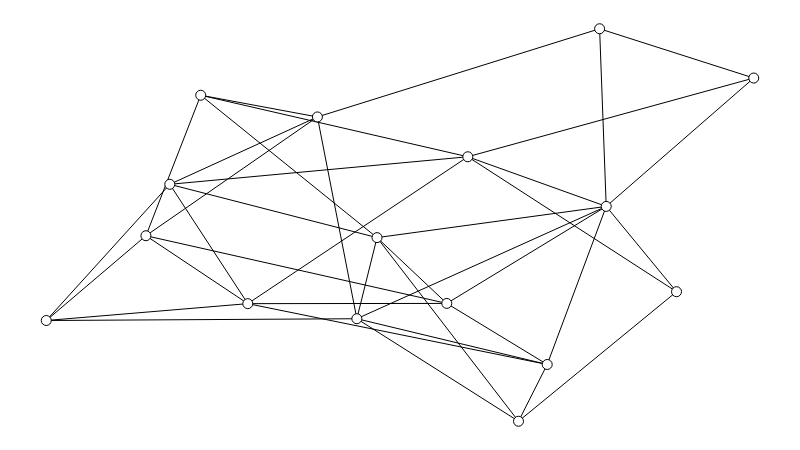

The code cell stored with this chart in its notebook:
### Markdown cell above
Opa, isso é promissor! Temos um comportamento quase logaritmico, ou seja, parece que o comprimento médio praticamente estabiliza a partir de um certo número de nós. Isso parece ser uma boa proposta de pequeno mundo! Mas...

## O teste do macaco

As duplas Elisa/Bruna e Isabella/Hugo repararam que esse tipo de comportamento logaritmico também parece ser verdade para um grafo *aleatório*. O que significa grafo aleatório? Imagine um grafo que começa vazio, sem nenhuma aresta, e aos poucos um macaco vai colocando arestas aleatoriamente.

Esse modelo de construção é conhecido como [Erdos-Renyi](https://en.wikipedia.org/wiki/Erd%C5%91s%E2%80%93R%C3%A9nyi_model) e sua formalização é simples: existe uma probabilidade $p$ tal que, para quaisquer dois nós $n$ e $m$, a probabilidade da aresta $\{n, m\}$ existir é $p$.

É fácil adaptar uma função pronta do *NetworkX* para gerar grafos Erdos-Renyi com dado número de nós e dado grau médio esperado.

### Code cell
def erdos_renyi_graph(num_nodes, avg_degree):
    if num_nodes == 1:
        return nx.empty_graph(num_nodes)

    # Calcula limite de arestas a partir do grau médio.
    # Você consegue enxergar porque essa relação vale?
    max_edges = int((num_nodes * avg_degree) / 2 + 0.5)

    # A partir desse limite de arestas, calculamos o p.
    p = max_edges / (num_nodes * (num_nodes - 1))

    # Agora podemos usar a função pronta, baseada em p.
    return nx.erdos_renyi_graph(num_nodes, p)


# Gera um grafo aleatório.
g = erdos_renyi_graph(NUM_NODES, AVG_DEGREE)

# Atribui posições aos nós.
sn.set_spring_positions(g)

# Mostra o grafo.
show_graph(g)

### Figure 1 — Plotly figure (JSON) as saved in the notebook; plotly's stock layout.template omitted (floating-point values rounded to 4 significant figures)
{"data": [{"hoverinfo": "none", "line": {"color": "rgb(0, 0, 0)", "width": 1}, "mode": "lines", "type": "scatter", "uid": "d0176d6e-d081-11e8-a4da-0005165e06fb", "x": [0.2848, 0.1746, null, 0.2848, 0, null, 0.2848, 0.5958, null, 0.2848, 0.7081, null, 0.2848, 0.1409, null, 0.2848, 0.5661, null, 0.1746, 0, null, 0.1746, 0.3833, null, 0.1746, 0.5958, null, 0.1746, 0.4675, null, 1, 0.5958, null, 1, 0.7915, null, 1, 0.7821, null, 0, 0.1409, null, 0, 0.439, null, 0.3833, 0.1409, null, 0.3833, 0.439, null, 0.3833, 0.7821, null, 0.3833, 0.2183, null, 0.8908, 0.5958, null, 0.8908, 0.7915, null, 0.8908, 0.6675, null, 0.5958, 0.7915, null, 0.5958, 0.2183, null, 0.7081, 0.7915, null, 0.7081, 0.439, null, 0.7081, 0.6675, null, 0.7081, 0.5661, null, 0.1409, 0.2183, null, 0.1409, 0.5661, null, 0.7915, 0.439, null, 0.7915, 0.7821, null, 0.7915, 0.4675, null, 0.7915, 0.5661, null, 0.439, 0.6675, null, 0.439, 0.4675, null, 0.6675, 0.4675, null, 0.4675, 0.2183, null, 0.4675, 0.5661, null], "y": [0.2996, 0.6037, null, 0.2996, 0.2567, null, 0.2996, 0.6739, null, 0.2996, 0.1446, null, 0.2996, 0.4727, null, 0.2996, 0.3002, null, 0.6037, 0.2567, null, 0.6037, 0.7753, null, 0.6037, 0.6739, null, 0.6037, 0.4679, null, 0.8744, 0.6739, null, 0.8744, 0.5473, null, 0.8744, 1, null, 0.2567, 0.4727, null, 0.2567, 0.2612, null, 0.7753, 0.4727, null, 0.7753, 0.2612, null, 0.7753, 1, null, 0.7753, 0.8306, null, 0.33, 0.6739, null, 0.33, 0.5473, null, 0.33, 0, null, 0.6739, 0.5473, null, 0.6739, 0.8306, null, 0.1446, 0.5473, null, 0.1446, 0.2612, null, 0.1446, 0, null, 0.1446, 0.3002, null, 0.4727, 0.8306, null, 0.4727, 0.3002, null, 0.5473, 0.2612, null, 0.5473, 1, null, 0.5473, 0.4679, null, 0.5473, 0.3002, null, 0.2612, 0, null, 0.2612, 0.4679, null, 0, 0.4679, null, 0.4679, 0.8306, null, 0.4679, 0.3002, null]}, {"hoverinfo": "none", "marker": {"color": "rgb(255, 255, 255)", "line": {"color": "rgb(0, 0, 0)", "width": 1}, "size": 10}, "mode": "markers+text", "text": [], "textfont": {"color": "rgb(0, 0, 0)"}, "textposition": "middle center", "type": "scatter", "uid": "d0176d6f-d081-11e8-a4da-0005165e06fb", "x": [0.2848, 0.1746, 1, 0, 0.3833, 0.8908, 0.5958, 0.7081, 0.1409, 0.7915, 0.439, 0.6675, 0.7821, 0.4675, 0.2183, 0.5661], "y": [0.2996, 0.6037, 0.8744, 0.2567, 0.7753, 0.33, 0.6739, 0.1446, 0.4727, 0.5473, 0.2612, 0, 1, 0.4679, 0.8306, 0.3002]}], "layout": {"height": 450, "margin": {"b": 0, "l": 0, "r": 0, "t": 0}, "showlegend": false, "width": 800, "xaxis": {"showgrid": false, "showticklabels": false, "zeroline": false}, "yaxis": {"showgrid": false, "showticklabels": false, "zeroline": false}}}
